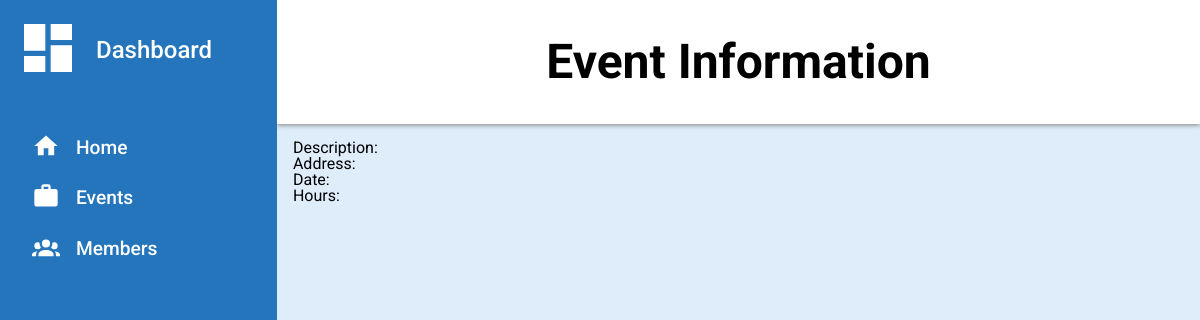
The app's page /event/6, older data.
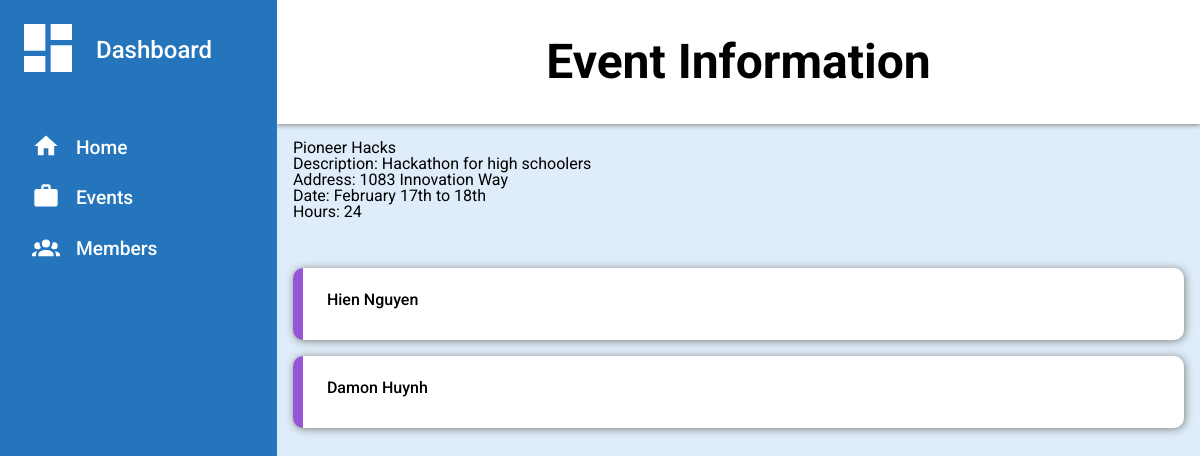
The same page, newer data.
### app.py (models this page shows)
class Event(db.Model):
    id = db.Column(db.Integer, primary_key = True)
    name = db.Column(db.String(100), unique = False, index = True)
    description = db.Column(db.String(250), unique = False, index = True)
    address = db.Column(db.String(250), unique = False, index = True)
    date = db.Column(db.String(40), unique = False, index = True)
    hours = db.Column(db.Integer, index = True, unique = False)

class Member(db.Model):
    id = db.Column(db.Integer, primary_key = True)
    name = db.Column(db.String(100), unique = False, index = True)
    student_id = db.Column(db.Integer, index = True, unique = False)
    hours = db.Column(db.Integer, index = True, unique = False)
    grade = db.Column(db.Integer, index = True, unique = False)
    email = db.Column(db.String(100), unique = False, index = True)
    events = db.relationship('Event', secondary = member_event, backref = 'members')

### app.py (the view)
@app.route('/event/<int:id>')
def event(id):
    event = Event.query.get(id)
    return render_template('event.html', event = event)

### templates/event.html (shortened to what this page needs)
{% extends 'base.html' %}
{% block content %}
<div class="header">
    <div class = "eventName">
        <p>Event Information</p>
    </div>
</div>
<div class="sidebar">
    <p><span><svg class="dash clickable" xmlns="http://www.w3.org/2000/svg" viewBox="0 0 24 24"><title>view-dashboard</title><path d="M13,3V9H21V3M13,21H21V11H13M3,21H11V15H3M3,13H11V3H3V13Z" /></svg></span>Dashboard</p>
    <ul>
        <a href="{{ url_for('dashboard') }}">
            <li class="clickable"><span><svg xmlns="http://www.w3.org/2000/svg" viewBox="0 0 24 24"><title>home</title><path d="M10,20V14H14V20H19V12H22L12,3L2,12H5V20H10Z" /></svg></span>Home</li>
        </a>
        <a href="{{ url_for('events') }}">
            <li class="clickable"><span><svg xmlns="http://www.w3.org/2000/svg" viewBox="0 0 24 24"><title>briefcase</title><path d="M10,2H14A2,2 0 0,1 16,4V6H20A2,2 0 0,1 22,8V19A2,2 0 0,1 20,21H4C2.89,21 2,20.1 2,19V8C2,6.89 2.89,6 4,6H8V4C8,2.89 8.89,2 10,2M14,6V4H10V6H14Z" /></svg></span>Events</li>
        </a>
        <a href="{{ url_for('members') }}">
            <li class="clickable"><span></span>Members</li>
        </a>
    </ul>
</div>
<div class="content">
    <div>
        <p>{{ event.name }}</p>
        <p>Description: {{ event.description }}</p>
        <p>Address: {{ event.address }}</p>
        <p>Date: {{ event.date }}</p>
        <p>Hours: {{ event.hours }}</p>
    </div>
    <div class="members">
        <p class="content-label"></p>
        {% for member in event.members %}
            <a class="clickable" href="{{ url_for('member', id = member.id) }}">
                <div>
                    <p>{{ member.name }}</p>
                </div>
            </a>
        {% endfor %}
    </div>
</div>
{% endblock %}

Row changes from the older to the newer data that the page shows:
added Event: name "Pioneer Hacks", description "Hackathon for high schoolers", address "1083 Innovation Way", date "February 17th to 18th", hours "24"
now on this page (row edited): Member: name "Hien Nguyen"
now on this page (row edited): Member: name "Damon Huynh"
